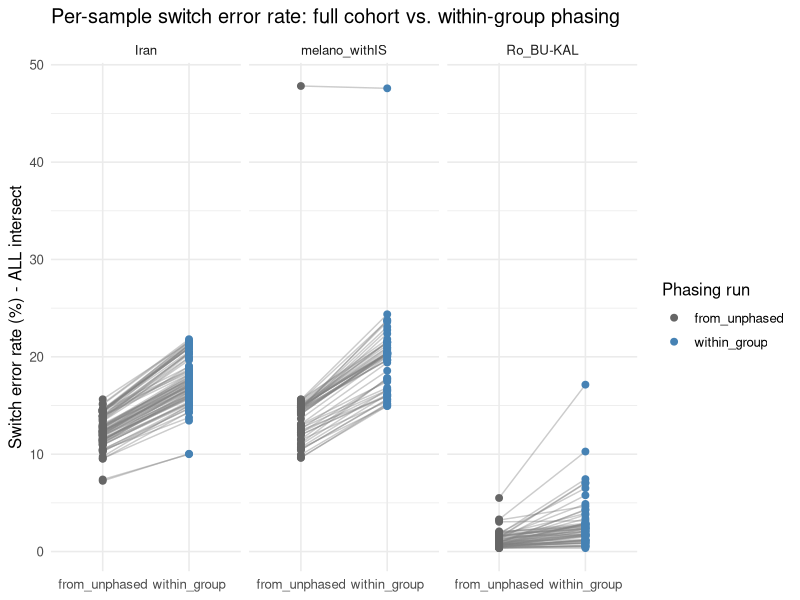
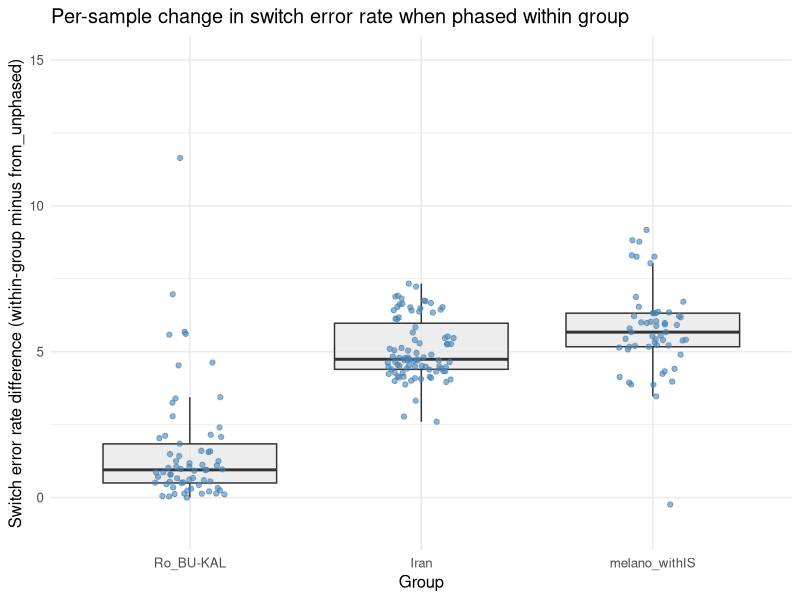
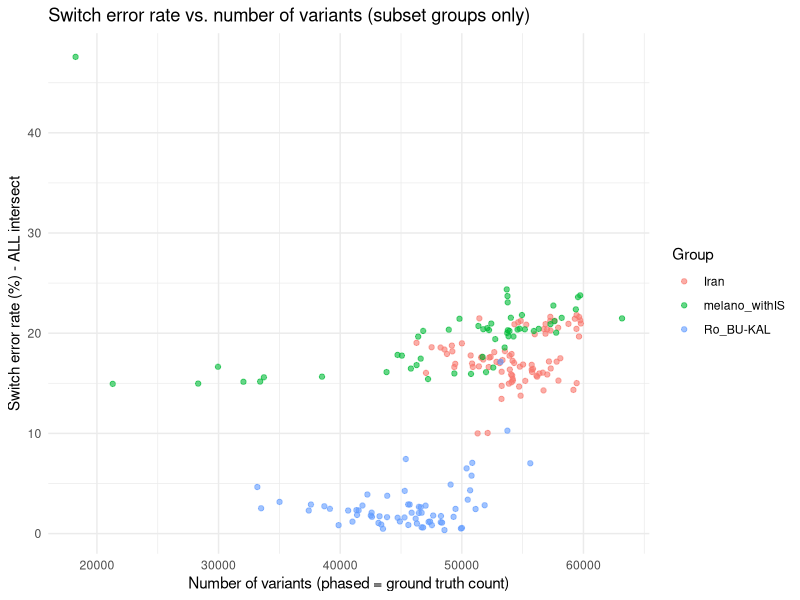

These figures' R source, in order:
## ---- chunk 1
knitr::opts_chunk$set(echo = TRUE, message = FALSE, warning = FALSE,
                       dpi = 300, fig.retina = 2)
library(dplyr)
library(ggplot2)
library(dplyr)
library(ggplot2)
## ---- chunk 2
getwd()
df <- read.delim("combined_summary_all_groups.tsv", stringsAsFactors = FALSE)

df <- df %>%
  mutate(n_variants = phased_count)  # phased_count == ground_truth_count for every sample
str(df)
df$group[which(df$group=="samples_iran")]<-"Iran"
df$group[which(df$group=="samples_melanoleuca")]<-"melano_withIS"
df$group[which(df$group=="samples_roandBUKAL")]<-"Ro_BU-KAL"

group_sizes <- df %>%
  count(group, name = "group_size")
df <- df %>%
  left_join(group_sizes, by = "group")
## ---- chunk 3
knitr::kable(group_sizes)
## ---- chunk 4
baseline <- df %>%
  filter(group == "from_unphased") %>%
  select(sample, switch_error_ALL_baseline = switch_error_rate_ALL_intersec)

subset_runs <- df %>%
  filter(group != "from_unphased") %>%
  select(sample, group, switch_error_ALL_subset = switch_error_rate_ALL_intersec)

paired <- subset_runs %>%
  inner_join(baseline, by = "sample") %>%
  mutate(difference = switch_error_ALL_subset - switch_error_ALL_baseline)

n_matched <- nrow(paired)
n_subset_total <- nrow(subset_runs)

paired %>% select(group, sample, switch_error_ALL_baseline, switch_error_ALL_subset, difference) %>%
  knitr::kable(digits = 3)
## ---- chunk 5
plot_long <- paired %>%
  select(sample, group, from_unphased = switch_error_ALL_baseline, within_group = switch_error_ALL_subset) %>%
  tidyr::pivot_longer(cols = c(from_unphased, within_group),
                       names_to = "phasing_run", values_to = "switch_error_rate_ALL_intersec")

ggplot(plot_long, aes(x = phasing_run, y = switch_error_rate_ALL_intersec, group = sample)) +
  geom_line(alpha = 0.4, color = "grey50") +
  geom_point(aes(color = phasing_run), size = 2) +
  facet_wrap(~ group, scales = "free_x") +
  scale_color_manual(values = c("from_unphased" = "grey40", "within_group" = "steelblue")) +
  labs(x = NULL, y = "Switch error rate (%) - ALL intersect",
       title = "Per-sample switch error rate: full cohort vs. within-group phasing",
       color = "Phasing run") +
  theme_minimal(base_size = 12)
## ---- chunk 6
paired_tests <- paired %>%
  group_by(group) %>%
  summarise(
    n = n(),
    overall_phasing_medianb = median(switch_error_ALL_baseline),
    within_group_phasing_median = median(switch_error_ALL_subset),
    median_difference = median(difference)
  
    )

knitr::kable(paired_tests, digits = 3)
## ---- chunk 7
ggplot(paired, aes(x = reorder(group, difference, FUN = median), y = difference)) +
ylim(-1,15)+
geom_boxplot(outlier.shape = NA, fill = "grey90", alpha = 0.7) +
  geom_jitter(width = 0.15, alpha = 0.6, color = "steelblue") +
  labs(x = "Group", y = "Switch error rate difference (within-group minus from_unphased)",
       title = "Per-sample change in switch error rate when phased within group") +
  theme_minimal(base_size = 12)
## ---- chunk 8
 ggplot(df %>% filter(group != "from_unphased"),
       aes(x = n_variants, y = switch_error_rate_ALL_intersec, color = group)) +
  geom_point(alpha = 0.6) +
  labs(x = "Number of variants (phased = ground truth count)",
       y = "Switch error rate (%) - ALL intersect",
       title = "Switch error rate vs. number of variants (subset groups only)",
       color = "Group") +
  theme_minimal()
